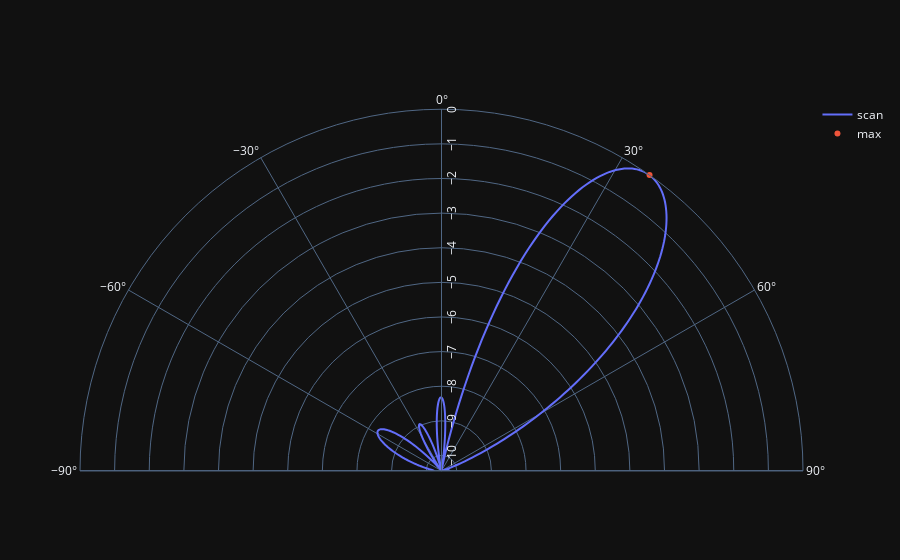

The cell this chart's notebook holds for it:
### Code cell
max_val = theta_scan.copy()
max_val.fill(None)
l=1000/4
max_val[np.argmax(results[250:750])+250] = 0

if use_matplotlib:
    fig, ax = plt.subplots(subplot_kw={'projection': 'polar'})
    ax.plot(theta_scan, results) # MAKE SURE TO USE RADIAN FOR POLAR
    ax.plot(theta_scan, max_val)
    ax.set_theta_zero_location('N') # make 0 degrees point up
    ax.set_theta_direction(-1) # increase clockwise
    ax.set_rlabel_position(55)  # Move grid labels away from other labels
    plt.show()
else:
    fig = go.Figure()
    fig.add_trace(go.Scatterpolar(r=results, theta=np.degrees(theta_scan), name='scan', mode='lines', showlegend=True))
    fig.add_trace(go.Scatterpolar(r=max_val, theta=np.degrees(theta_scan), name='max', mode='markers', showlegend=True))
    fig.update_layout(polar = dict(radialaxis_angle = 90, angularaxis = dict(direction = "clockwise" ), sector=[0, 180]))
    fig.update_layout(template="plotly_dark")
    fig.show()

### Figure 1 — Plotly figure (JSON) as saved in the notebook; plotly's stock layout.template omitted (floating-point values rounded to 4 significant figures; data arrays with more than 128 entries replaced by an {"elided": "..."} marker saying what was removed)
{"data": [{"mode": "lines", "name": "scan", "r": {"elided": "1000 float values"}, "showlegend": true, "theta": {"elided": "1000 float values"}, "type": "scatterpolar"}, {"mode": "markers", "name": "max", "r": {"elided": "1000 int values"}, "showlegend": true, "theta": {"elided": "1000 float values"}, "type": "scatterpolar"}], "layout": {"polar": {"angularaxis": {"direction": "clockwise"}, "radialaxis": {"angle": 90}, "sector": [0, 180]}}}
